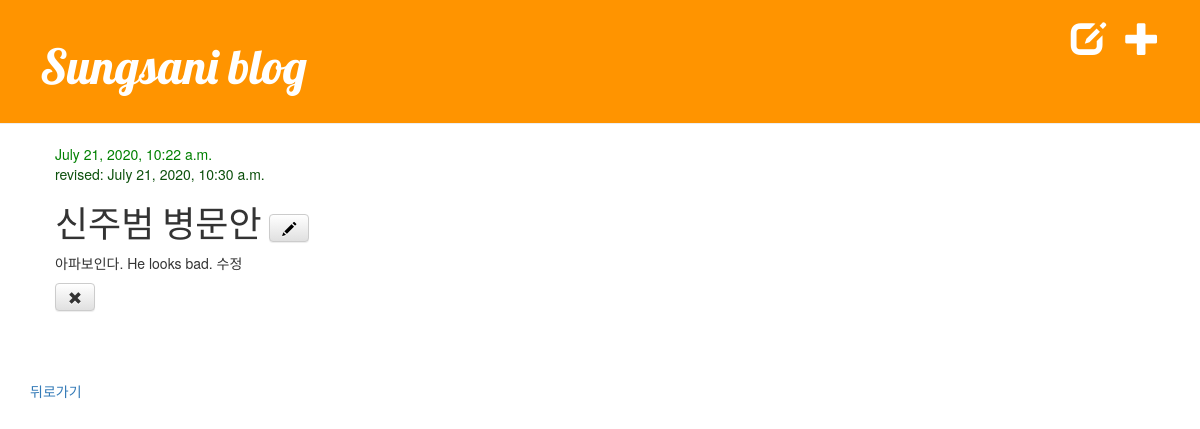
The page /sungsani/blog/1/ (signed in) on the database its author committed.
### sungsani/models.py (models this page shows, shortened)
class Post(models.Model):
    author = models.ForeignKey(settings.AUTH_USER_MODEL, on_delete=models.CASCADE)
    title = models.CharField(max_length=200)
    text = models.TextField()
    created_date = models.DateTimeField(default=timezone.now)
    published_date = models.DateTimeField(blank=True, null=True)
    revised_date = models.DateTimeField(blank=True, null=True)

### sungsani/views.py (the view)
# urls.py: path('blog/<int:pk>/', views.post_detail, name="post_detail"),
def post_detail(request, pk):
    post = get_object_or_404(Post, pk=pk)
    return render(request, 'sungsani/post_detail.html', {'post': post})

### sungsani/templates/sungsani/post_detail.html
{% extends 'sungsani/base.html' %}
{% block content %}
    <div class="post">
        {% if post.revised_date %}
            <div class="date">
                {{ post.published_date }}
            </div>
            <span style="color: rgb(12, 80, 12);">revised: {{ post.revised_date }}</span>
        {% elif post.published_date %}
        <div class="date">
            {{ post.published_date }}
        </div>
        {% else %}
        <a class="btn btn-default" href="{% url 'sungsani:post_publish' pk=post.pk %}">Publish</a>
        {% endif %}
        <h1>{{ post.title }}
            {% if user.is_authenticated %}
                <a class="btn btn-default" href="{% url 'sungsani:post_edit' pk=post.pk %}"><span class="glyphicon glyphicon-pencil"></span></a></h1>
            {% endif %}
        <p>{{ post.text|linebreaksbr }}</p>
        <a class="btn btn-default" href="{% url 'sungsani:post_remove' pk=post.pk %}"><span class="glyphicon glyphicon-remove"></span></a>
    </div>
{% endblock %}

### sungsani/static/sungsani/blog.css (style rules this page uses)
h1, h2, h3, h4 { font-family: 'Lobster', cursive; }
.date { color: green; }
.post { margin-bottom: 70px; }
.post h1 a, .post h1 a:visited { color: #000000; }

### rows shown on the page
Post: published_date "July 21, 2020, 10:22 a.m.", revised_date "July 21, 2020, 10:30 a.m.", title "신주범 병문안", text "아파보인다. He looks bad. 수정"
